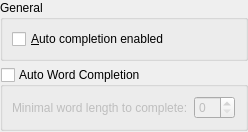
<?xml version="1.0" encoding="UTF-8"?>
<ui version="4.0">
 <class>CompletionConfigTab</class>
 <widget class="QWidget" name="CompletionConfigTab">
  <layout class="QVBoxLayout" name="verticalLayout">
   <property name="margin">
    <number>0</number>
   </property>
   <item>
    <widget class="QGroupBox" name="gbGeneral">
     <property name="title">
      <string>General</string>
     </property>
     <layout class="QVBoxLayout">
      <item>
       <widget class="QCheckBox" name="chkAutoCompletionEnabled">
        <property name="text">
         <string>&amp;Auto completion enabled</string>
        </property>
       </widget>
      </item>
     </layout>
    </widget>
   </item>
   <item>
    <widget class="QGroupBox" name="gbWordCompletion">
     <property name="title">
      <string>Auto Word Completion</string>
     </property>
     <property name="checkable">
      <bool>true</bool>
     </property>
     <property name="checked">
      <bool>false</bool>
     </property>
     <layout class="QVBoxLayout" name="verticalLayout_2">
      <item>
       <layout class="QHBoxLayout" name="horizontalLayout">
        <item>
         <widget class="QLabel" name="label">
          <property name="text">
           <string>Minimal word length to complete:</string>
          </property>
         </widget>
        </item>
        <item>
         <widget class="KIntSpinBox" name="minimalWordLength"/>
        </item>
        <item>
         <spacer name="horizontalSpacer">
          <property name="orientation">
           <enum>Qt::Horizontal</enum>
          </property>
          <property name="sizeHint" stdset="0">
           <size>
            <width>1</width>
            <height>0</height>
           </size>
          </property>
         </spacer>
        </item>
       </layout>
      </item>
     </layout>
    </widget>
   </item>
   <item>
    <spacer name="verticalSpacer">
     <property name="orientation">
      <enum>Qt::Vertical</enum>
     </property>
     <property name="sizeHint" stdset="0">
      <size>
       <width>0</width>
       <height>1</height>
      </size>
     </property>
    </spacer>
   </item>
  </layout>
 </widget>
 <customwidgets>
  <customwidget>
   <class>KIntSpinBox</class>
   <extends>QSpinBox</extends>
   <header>knuminput.h</header>
  </customwidget>
 </customwidgets>
 <resources/>
 <connections/>
</ui>
